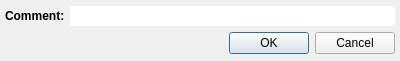
<?xml version="1.0" encoding="UTF-8"?>
<ui version="4.0">
 <class>CommentsDialog</class>
 <widget class="QDialog" name="CommentsDialog">
  <property name="geometry">
   <rect>
    <x>0</x>
    <y>0</y>
    <width>400</width>
    <height>61</height>
   </rect>
  </property>
  <property name="windowTitle">
   <string>Dialog</string>
  </property>
  <layout class="QVBoxLayout" name="verticalLayout_2">
   <property name="spacing">
    <number>5</number>
   </property>
   <property name="leftMargin">
    <number>5</number>
   </property>
   <property name="topMargin">
    <number>5</number>
   </property>
   <property name="rightMargin">
    <number>5</number>
   </property>
   <property name="bottomMargin">
    <number>5</number>
   </property>
   <item>
    <layout class="QHBoxLayout" name="horizontalLayout">
     <property name="topMargin">
      <number>0</number>
     </property>
     <item>
      <widget class="QLabel" name="label">
       <property name="font">
        <font>
         <weight>75</weight>
         <bold>true</bold>
        </font>
       </property>
       <property name="text">
        <string>Comment:</string>
       </property>
      </widget>
     </item>
     <item>
      <widget class="QLineEdit" name="lineEdit">
       <property name="frame">
        <bool>false</bool>
       </property>
       <property name="placeholderText">
        <string notr="true"/>
       </property>
      </widget>
     </item>
    </layout>
   </item>
   <item>
    <widget class="QDialogButtonBox" name="buttonBox">
     <property name="orientation">
      <enum>Qt::Horizontal</enum>
     </property>
     <property name="standardButtons">
      <set>QDialogButtonBox::Cancel|QDialogButtonBox::Ok</set>
     </property>
    </widget>
   </item>
  </layout>
 </widget>
 <resources/>
 <connections>
  <connection>
   <sender>buttonBox</sender>
   <signal>accepted()</signal>
   <receiver>CommentsDialog</receiver>
   <slot>accept()</slot>
   <hints>
    <hint type="sourcelabel">
     <x>248</x>
     <y>254</y>
    </hint>
    <hint type="destinationlabel">
     <x>157</x>
     <y>274</y>
    </hint>
   </hints>
  </connection>
  <connection>
   <sender>buttonBox</sender>
   <signal>rejected()</signal>
   <receiver>CommentsDialog</receiver>
   <slot>reject()</slot>
   <hints>
    <hint type="sourcelabel">
     <x>316</x>
     <y>260</y>
    </hint>
    <hint type="destinationlabel">
     <x>286</x>
     <y>274</y>
    </hint>
   </hints>
  </connection>
 </connections>
</ui>
